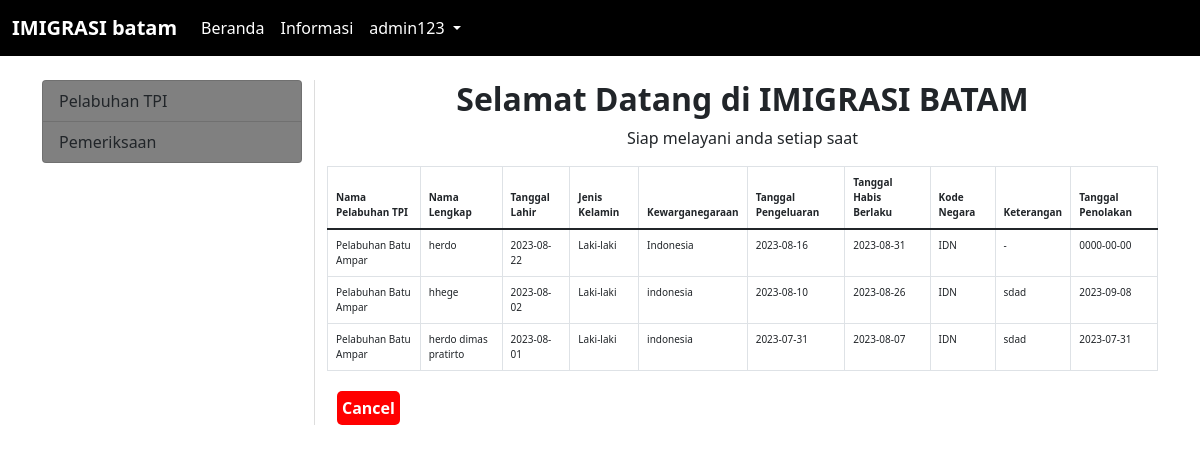
The page /viewtpi.php?idpelabuhan=6 (signed in) on the database its author committed.
### tables this page shows
CREATE TABLE `tblpemeriksaans` (
  `id` int(10) NOT NULL,
  `pelabuhan_id` int(11) NOT NULL,
  `nama_lengkap` varchar(50) NOT NULL,
  `tgl_lahir` date NOT NULL,
  `jenis_kelamin` varchar(255) NOT NULL,
  `kewarganegaraan` varchar(20) NOT NULL,
  `tgl_pengeluaran` varchar(20) NOT NULL,
  `tgl_habisBerlaku` varchar(20) NOT NULL,
  `kode_negara` varchar(10) NOT NULL,
  `keterangan` varchar(100) NOT NULL,
  `paspor` varchar(255) NOT NULL,
  `tgl_penolakan` date DEFAULT NULL,
  `updated_at` datetime NOT NULL DEFAULT current_timestamp(),
  `created_at` datetime NOT NULL DEFAULT current_timestamp()
);

CREATE TABLE `tblpelabuhans` (
  `id` int(10) NOT NULL,
  `kode_tpi` varchar(255) DEFAULT NULL,
  `nama_pelabuhan` varchar(255) NOT NULL,
  `keterangan` varchar(255) NOT NULL,
  `updated_at` datetime NOT NULL DEFAULT current_timestamp(),
  `created_at` datetime NOT NULL DEFAULT current_timestamp()
);

### viewtpi.php (the view, shortened to what this page needs)
<?php
include "server/koneksi.php";
$getidpelabuhan = $_GET['idpelabuhan'];
 ?>
<!doctype html>
<html lang="en">
  <head>
    <link href="https://cdn.jsdelivr.net/npm/bootstrap@5.1.3/dist/css/bootstrap.min.css" rel="stylesheet">
  </head>
  <body>
    <?php
    if($_SESSION['username']){
      ?>
        <nav class="navbar navbar-expand-lg" style="background-color: black;">
          <div class="container-fluid">
            <a class="navbar-brand" href="index.php" style="color: white; font-weight: bolder;">IMIGRASI batam</a>
            <div class="collapse navbar-collapse" id="navbarNavDropdown">
              <ul class="navbar-nav">
                <li class="nav-item">
                  <a class="nav-link active" aria-current="page" href="#" style="color: white;">Beranda</a>
                </li>
                <li class="nav-item">
                  <a class="nav-link" href="#" style="color: white;">Informasi</a>
                </li>
                <li class="nav-item dropdown">
                  <a class="nav-link dropdown-toggle" href="#" id="navbarDropdownMenuLink" role="button" data-bs-toggle="dropdown" aria-expanded="false" style="color: white; ">
                    <?php echo $_SESSION['username']; ?>
                  </a>
                </li>
              </ul>
            </div>
          </div>
        </nav>
      <div class="container mt-4">
        <div class="row">
          <div class="col-md-3" style="border-right: 1px solid #ddd;">
            <div class="list-group">
              <a href="" onclick="" class="list-group-item list-group-item-action" style="background-color: grey; pointer-events: none;">Pelabuhan TPI</a>
              <a href="" onclick="" class="list-group-item list-group-item-action" style="background-color: grey; pointer-events: none;">Pemeriksaan</a>
            </div>
          </div>
          <div class="col-md-9">
            <h2 style="text-align: center; font-weight: bolder;">Selamat Datang di IMIGRASI BATAM</h2>
            <p style="text-align: center;">Siap melayani anda setiap saat</p>
            <main id="menu">
            <table class="table table-bordered" id="pemeriksaan" >
              <thead style="font-size:10px;">
                <tr>
                  <th>Nama Pelabuhan TPI</th>
                  <th>Nama Lengkap</th>
                  <th>Tanggal Lahir</th>
                  <th>Jenis Kelamin</th>
                  <th>Kewarganegaraan</th>
                  <th>Tanggal Pengeluaran</th>
                  <th>Tanggal Habis Berlaku</th>
                  <th>Kode Negara</th>
                  <th>Keterangan</th>
                  <th>Tanggal Penolakan</th>
                </tr>
              </thead>
              <tbody style="font-size:10px;">
                <?php
                $cekdatapemeriksaan = "SELECT * FROM tblpemeriksaans WHERE pelabuhan_id = '$getidpelabuhan'";
                $connectcekdatapemeriksaan = mysqli_query($koneksi, $cekdatapemeriksaan);
                while($takedatapemeriksaan = mysqli_fetch_array($connectcekdatapemeriksaan)){
                  $pelabuhanid = $takedatapemeriksaan['pelabuhan_id'];
                  $namalengkap = $takedatapemeriksaan['nama_lengkap'];
                  $tanggallahir = $takedatapemeriksaan['tgl_lahir'];
                  $jeniskelamin = $takedatapemeriksaan['jenis_kelamin'];
                  $kewarganegaraan = $takedatapemeriksaan['kewarganegaraan'];
                  $tanggalpengeluaran = $takedatapemeriksaan['tgl_pengeluaran'];
                  $tanggalhabisberlaku = $takedatapemeriksaan['tgl_habisBerlaku'];
                  $kodenegara = $takedatapemeriksaan['kode_negara'];
                  $keterangan = $takedatapemeriksaan['keterangan'];
                  $tanggalpenolakan = $takedatapemeriksaan['tgl_penolakan'];
                  $cekpelabuhan = "SELECT * FROM tblpelabuhans WHERE id = '$pelabuhanid'";
                  $connectcekpelabuhan = mysqli_query($koneksi, $cekpelabuhan);
                  while($takekodepelabuhan = mysqli_fetch_array($connectcekpelabuhan)){
                    $namapelabuhanid = $takekodepelabuhan['nama_pelabuhan'];
                  }
                  ?>
                  <tr>
                    <td><?php echo $namapelabuhanid; ?></td>
                    <td><?php echo $namalengkap; ?></td>
                    <td><?php echo $tanggallahir; ?></td>
                    <td><?php echo $jeniskelamin; ?></td>
                    <td><?php echo $kewarganegaraan; ?></td>
                    <td><?php echo $tanggalpengeluaran; ?></td>
                    <td><?php echo $tanggalhabisberlaku; ?></td>
                    <td><?php echo $kodenegara; ?></td>
                    <td><?php echo $keterangan; ?></td>
                    <td><?php echo $tanggalpenolakan; ?></td>
                  </tr>
                  <?php
                }
                 ?>
              </tbody>
            </table>
              <div style="display: flex; margin-left: 10px; margin-top: 20px;">
              <button onclick="history.back()" style="padding: 5px; border: none; background-color: red; color: white; font-weight: bolder;text-align: center; border-radius: 5px;">Cancel</button>
              </div>
            </main>
          </div>
        </div>
      </div>
      <?php
    }else{
    }
     ?>
  </body>
</html>

### rows shown on the page
tblpemeriksaans: pelabuhan.nama_pelabuhan "Pelabuhan Batu Ampar", nama_lengkap "herdo", tgl_lahir "2023-08-22", jenis_kelamin "Laki-laki", kewarganegaraan "Indonesia", tgl_pengeluaran "2023-08-16", tgl_habisBerlaku "2023-08-31", kode_negara "IDN", keterangan "-", tgl_penolakan "0000-00-00"
tblpemeriksaans: pelabuhan.nama_pelabuhan "Pelabuhan Batu Ampar", nama_lengkap "hhege", tgl_lahir "2023-08-02", jenis_kelamin "Laki-laki", kewarganegaraan "indonesia", tgl_pengeluaran "2023-08-10", tgl_habisBerlaku "2023-08-26", kode_negara "IDN", keterangan "sdad", tgl_penolakan "2023-09-08"
tblpemeriksaans: pelabuhan.nama_pelabuhan "Pelabuhan Batu Ampar", nama_lengkap "herdo dimas pratirto", tgl_lahir "2023-08-01", jenis_kelamin "Laki-laki", kewarganegaraan "indonesia", tgl_pengeluaran "2023-07-31", tgl_habisBerlaku "2023-08-07", kode_negara "IDN", keterangan "sdad", tgl_penolakan "2023-07-31"

### other values the page prints
$_SESSION['username'] "admin123"
